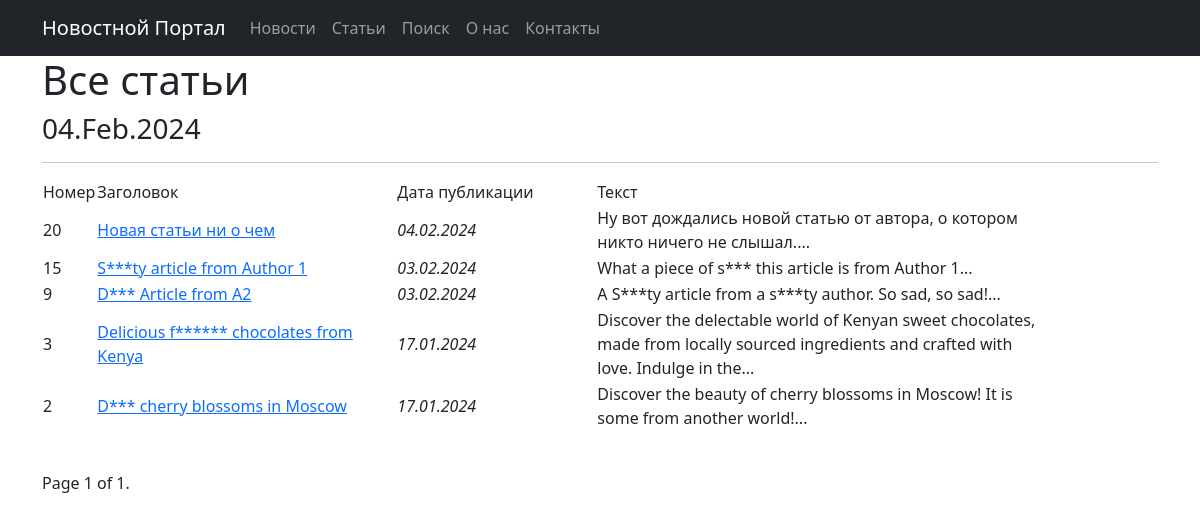
The app's page /articles/ with its own data.
### news/models.py (models this page shows, shortened)
class Post(models.Model):
    article = 'AR'
    news = 'NW'
    POST_GENRE = [
        (article, 'Статья'),
        (news, 'Новость')
    ]
    author = models.ForeignKey(Author, on_delete=models.CASCADE)
    post_genre = models.CharField(max_length=2, choices=POST_GENRE)
    post_title = models.CharField(max_length=128)
    post_text = models.TextField()
    post_rating = models.IntegerField(default=0)
    post_time = models.DateTimeField(auto_now_add=True)
    category = models.ManyToManyField(Category, through='PostCategory')
    def preview(self):
        words = self.post_text.split()
        preview_text = ' '.join(words[:20])
        return f"{preview_text}..."

### news/views.py (the view)
# urls.py: path('articles/', ArticlesList.as_view(), name='articles_list'),
class ArticlesList(ListView):
    model = Post
    ordering = '-post_time'
    template_name = 'articles.html'
    context_object_name = 'posts'
    paginate_by = 10
    def get_queryset(self):
        queryset = super().get_queryset()
        return queryset.filter(post_genre='AR')

### news/templatetags/custom_filters.py (called while the page is built)
@register.filter
def format_time(value, format_string='d.m.Y'):
    return date(value, format_string)

@register.filter()
def censor(value):
    censored_value = value
    for word in censored_words:
        if len(word) > 1:
            replacement = word[0] + '*' * (len(word) - 1)
            censored_value = censored_value.replace(word.lower(), replacement.lower(), 1)
            censored_value = censored_value.replace(word.capitalize(), replacement.capitalize(), 1)
            censored_value = censored_value.replace(word.upper(), replacement.upper(), 1)
    return censored_value

### news/templatetags/custom_tags.py (called while the page is built)
@register.simple_tag()
def current_date(format_string='%d.%b.%Y'):
    return datetime.utcnow().strftime(format_string)

### templates/articles.html (shortened to what this page needs)
{% extends 'flatpages/default.html' %}
{% load custom_filters %}!
{% load custom_tags %}
{% block content %}
<h1>Все статьи</h1>
<h3>{% current_date '%d.%b.%Y' %}</h3>
<hr>
   {% if posts %}
       <table>
           <tr>
               <td style="...">Номер</td>
               <td style="width:300px; text-align:left;">Заголовок</td>
               <td style="width:200px; text-align:left;">Дата публикации</td>
               <td style="width:450px; text-align:left;">Текст</td>
           </tr>
           {% for post in posts %}
           <tr>
               <td>{{ post.pk }}</td>
               <td><a href=" {% url 'post_detail' post_genre=post.post_genre pk=post.pk %}">{{ post.post_title|censor }}</a></td>
               <td><em>{{ post.post_time|format_time }}</em></td>
               <td>{{ post.preview|censor }}</td>
           </tr>
           {% endfor %}
       </table>
   {% else %}
       <h2>Статей нет!</h2>
   {% endif %}
<p>&nbsp</p>
<div class="pagination">
    <span class="step-links">
        <span class="current">
            Page {{ page_obj.number }} of {{ page_obj.paginator.num_pages }}.
        </span>
    </span>
</div>
{% endblock content %}

### records on screen
Post: pk "20", post_title|censor "Новая статьи ни о чем", post_time "04.02.2024", preview|censor "Ну вот дождались новой статью от автора, о котором никто ничего не слышал...."
Post: pk "15", post_title|censor "S***ty article from Author 1", post_time "03.02.2024", preview|censor "What a piece of s*** this article is from Author 1..."
Post: pk "9", post_title|censor "D*** Article from A2", post_time "03.02.2024", preview|censor "A S***ty article from a s***ty author. So sad, so sad!..."
Post: pk "3", post_title|censor "Delicious f****** chocolates from Kenya", post_time "17.01.2024", preview|censor "Discover the delectable world of Kenyan sweet chocolates, made from locally sourced ingredients and crafted with love. Indulge in the..."
Post: pk "2", post_title|censor "D*** cherry blossoms in Moscow", post_time "17.01.2024", preview|censor "Discover the beauty of cherry blossoms in Moscow! It is some from another world!..."

### other values on screen
{{ page_obj.number }} "1"
{{ page_obj.paginator.num_pages }} "1"
